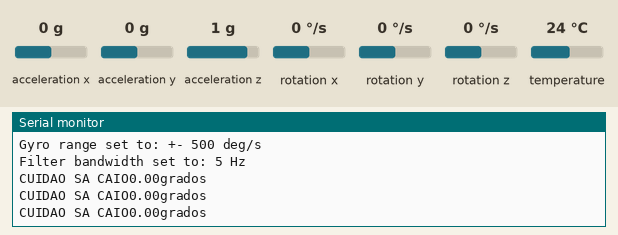
This sketch was run on a simulated Arduino Leonardo, built with avr-gcc and run on an emulated ATmega32U4. Shown: the last lines printed to the serial monitor. The test bench sets the inputs (shaded band); at power-on: acceleration x 0 g, acceleration y 0 g, acceleration z 1 g, rotation x 0 °/s, rotation y 0 °/s, rotation z 0 °/s, temperature 24 °C.

Above: at 1.3 s.
1.4 s: acceleration x set to -1.4 g
At 2.0 s:
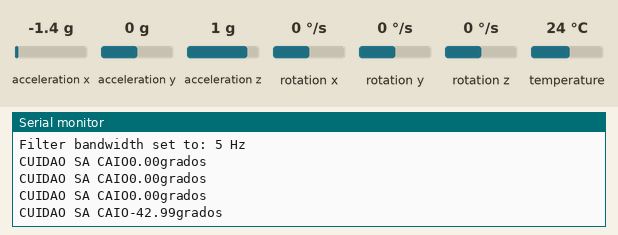
2.9 s: acceleration y set to -1.4 g
At 3.6 s:
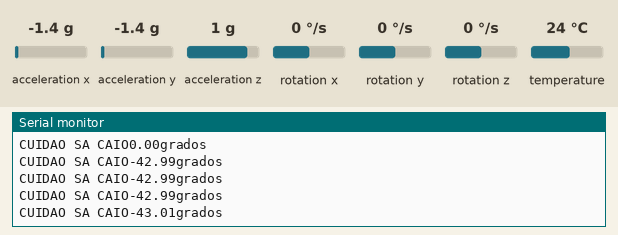
4.4 s: acceleration z set to -1.4 g
At 5.1 s:
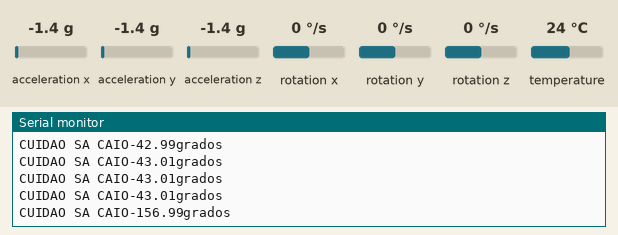
5.9 s: acceleration x set to 0.8 g
At 6.6 s:
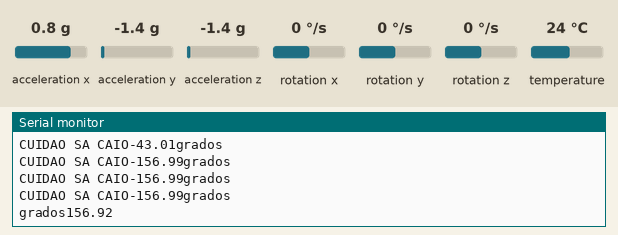
Timing chart, 0 to 8.9 s (numbered marks = the images above; inputs shaded):
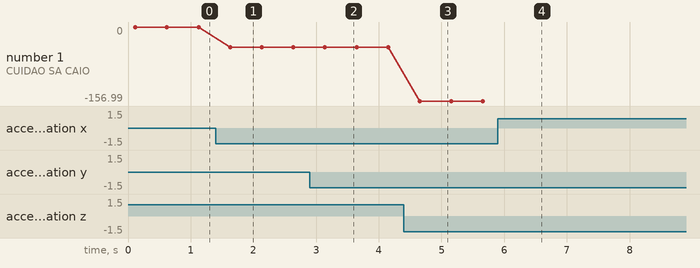

The sketch:

Acelerometro.ino
```cpp
#include <Adafruit_MPU6050.h>
#include <Adafruit_Sensor.h>
#include <Wire.h>

Adafruit_MPU6050 mpu;

double counter;

double media_acc_x;
double media_acc_y;
double media_acc_z;

double acc_x;
double acc_y;
double acc_z;

double cal_x = 0;
double cal_y = 0;
double cal_z = 0;

double gradosejex;
double gradosejey;
double gradosejez;

int umbral = 45;

void setup(void) {
  Serial.begin(115200);
  while (!Serial)
    delay(10); // will pause Zero, Leonardo, etc until serial console opens

  Serial.println("Adafruit MPU6050 test!");

  // Try to initialize!
  if (!mpu.begin()) {
    Serial.println("Failed to find MPU6050 chip");
    while (1) {
      delay(10);
    }
  }
  Serial.println("MPU6050 Found!");

  mpu.setAccelerometerRange(MPU6050_RANGE_8_G);
  Serial.print("Accelerometer range set to: ");
  switch (mpu.getAccelerometerRange()) {
  case MPU6050_RANGE_2_G:
    Serial.println("+-2G");
    break;
  case MPU6050_RANGE_4_G:
    Serial.println("+-4G");
    break;
  case MPU6050_RANGE_8_G:
    Serial.println("+-8G");
    break;
  case MPU6050_RANGE_16_G:
    Serial.println("+-16G");
    break;
  }
  mpu.setGyroRange(MPU6050_RANGE_500_DEG);
  Serial.print("Gyro range set to: ");
  switch (mpu.getGyroRange()) {
  case MPU6050_RANGE_250_DEG:
    Serial.println("+- 250 deg/s");
    break;
  case MPU6050_RANGE_500_DEG:
    Serial.println("+- 500 deg/s");
    break;
  case MPU6050_RANGE_1000_DEG:
    Serial.println("+- 1000 deg/s");
    break;
  case MPU6050_RANGE_2000_DEG:
    Serial.println("+- 2000 deg/s");
    break;
  }

  mpu.setFilterBandwidth(MPU6050_BAND_5_HZ);
  Serial.print("Filter bandwidth set to: ");
  switch (mpu.getFilterBandwidth()) {
  case MPU6050_BAND_260_HZ:
    Serial.println("260 Hz");
    break;
  case MPU6050_BAND_184_HZ:
    Serial.println("184 Hz");
    break;
  case MPU6050_BAND_94_HZ:
    Serial.println("94 Hz");
    break;
  case MPU6050_BAND_44_HZ:
    Serial.println("44 Hz");
    break;
  case MPU6050_BAND_21_HZ:
    Serial.println("21 Hz");
    break;
  case MPU6050_BAND_10_HZ:
    Serial.println("10 Hz");
    break;
  case MPU6050_BAND_5_HZ:
    Serial.println("5 Hz");
    break;
  }

  Serial.println("");
  delay(100);
}

void loop() {
  /* Get new sensor events with the readings */
  sensors_event_t a, g, temp;
  mpu.getEvent(&a, &g, &temp);

  //Las primeras 20 lecturas sirven para calibrar el sensor
 if (counter<20){

   // Calibrar el acelerometro a 1g en el eje z (ajustar el offset)
   media_acc_x = media_acc_x + a.acceleration.x;

   counter++;
  }
  else{
   cal_x = media_acc_x/20;

  }

      acc_x = a.acceleration.x ;
      acc_y = a.acceleration.y ;
      acc_z = a.acceleration.z ;

    gradosejex = atan(acc_x/sqrt((pow(2,acc_y)+(pow(2,acc_z)))))*100-cal_x;

    if (gradosejex<umbral){
      Serial.print("CUIDAO SA CAIO");
       Serial.print(gradosejex);
       Serial.println("grados");


    }

    else {
      Serial.print("grados");
      Serial.println(gradosejex);
    }


  Serial.println("");
  delay(500);
}
```

Measured:
- after the input at 1.4 s, the serial monitor: prints a new line after 0.23 s (image 1)
- after the input at 2.9 s, the serial monitor: prints a new line after 0.24 s (image 2)
- after the input at 4.4 s, the serial monitor: prints a new line after 0.25 s (image 3)
- after the input at 5.9 s, the serial monitor: prints a new line after 0.27 s (image 4)
- plotted number 1: 0 → -42.99 after the input at 1.4 s, -42.99 → -43.01 after the input at 2.9 s, -43.01 → -156.99 after the input at 4.4 s
